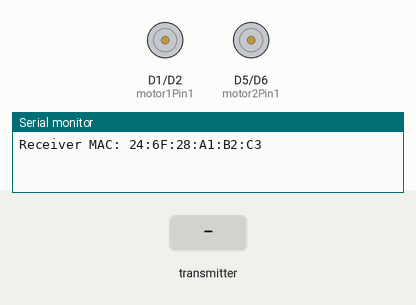
A sketch run on a simulated ESP8266 (NodeMCU). On the bench: motor-driver pin pairs drawn as motors (green arrow = first pin HIGH = forward, orange = second pin HIGH = backward, longer = more drive), the last lines printed to the serial monitor. Inputs (shaded band) come from the test bench.

Above: at 1.2 s.
1.3 s: the transmitter starts sending senderID = 1
At 2.2 s:
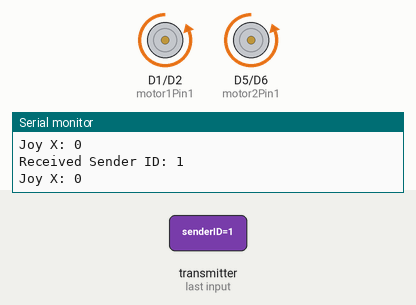
2.8 s: the transmitter starts sending joyX = 256
At 3.4 s:
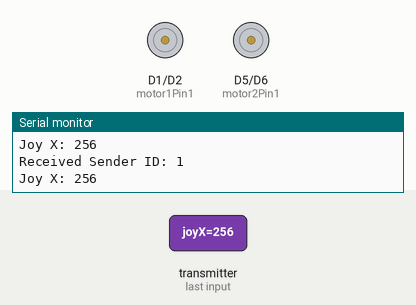
4.3 s: the transmitter starts sending joyX = 0
At 5.7 s:
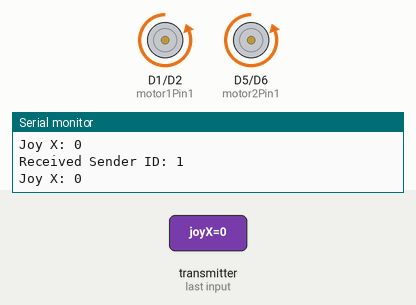
Timing chart, 0 to 7.3 s (numbered marks = the images above; inputs shaded):
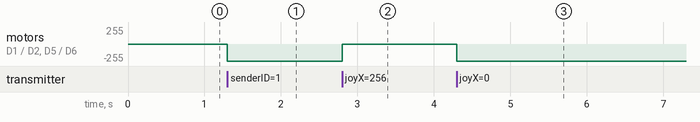

Measured:
- after the input at 1.3 s, motor on D1 (motor1Pin1) / D2 (motor1Pin2), motor on D5 (motor2Pin1) / D6 (motor2Pin2): stopped → backward 255/255 at once
- after the input at 2.8 s, motor on D1 (motor1Pin1) / D2 (motor1Pin2), motor on D5 (motor2Pin1) / D6 (motor2Pin2): backward 255/255 → stopped at once
- after the input at 4.3 s, motor on D1 (motor1Pin1) / D2 (motor1Pin2), motor on D5 (motor2Pin1) / D6 (motor2Pin2): stopped → backward 255/255 at once

The sketch:

Receiver_Code__ESP8266_Receiver_.ino
```cpp
#include <ESP8266WiFi.h>
#include <espnow.h>

// Structure to receive joystick data
typedef struct struct_message {
  int joyX;  // X-axis value
  int joyY;  // Y-axis value
  int senderID;  // ID to identify the transmitter
} struct_message;

// Create a struct_message called myData
struct_message myData;

// Motor control pins (update as per your wiring)
const int motor1Pin1 = D1;  // Motor 1 IN1
const int motor1Pin2 = D2;  // Motor 1 IN2
const int motor2Pin1 = D5;  // Motor 2 IN1
const int motor2Pin2 = D6;  // Motor 2 IN2

// Callback function that will be executed when data is received
void OnDataRecv(uint8_t *mac, uint8_t *incomingData, uint8_t len) {
  memcpy(&myData, incomingData, sizeof(myData));  // Copy incoming data to myData

  Serial.print("Received Sender ID: ");
  Serial.println(myData.senderID);

  // Handle X-axis data (from sender 1)
  if (myData.senderID == 1) {
    Serial.print("Joy X: ");
    Serial.println(myData.joyX);

    // If X is in range [400, 600], no movement
    if (myData.joyX == 1) {
      moveForward();
    } else if (myData.joyX == 0) {
      moveBackward();
    } else {
      stopMotors();  // No movement if X is in the middle range
    }
  }

  // Handle Y-axis data (from sender 2)
  if (myData.senderID == 2) {
    Serial.print("Joy Y: ");
    Serial.println(myData.joyY);

    // If Y is in range [400, 600], no turning
    if (myData.joyY == 1) {
      turnRight();
    } else if (myData.joyY == 0) {
      turnLeft();
    } else {
      stopMotors();  // No turning if Y is in the middle range
    }
  }
}

// Function to move the car forward
void moveForward() {
  digitalWrite(motor1Pin1, HIGH);
  digitalWrite(motor1Pin2, LOW);
  digitalWrite(motor2Pin1, HIGH);
  digitalWrite(motor2Pin2, LOW);
}

// Function to move the car backward
void moveBackward() {
  digitalWrite(motor1Pin1, LOW);
  digitalWrite(motor1Pin2, HIGH);
  digitalWrite(motor2Pin1, LOW);
  digitalWrite(motor2Pin2, HIGH);
}

// Function to stop the motors
void stopMotors() {
  digitalWrite(motor1Pin1, LOW);
  digitalWrite(motor1Pin2, LOW);
  digitalWrite(motor2Pin1, LOW);
  digitalWrite(motor2Pin2, LOW);
}

// Function to turn the car left
void turnLeft() {
  digitalWrite(motor1Pin1, LOW);
  digitalWrite(motor1Pin2, HIGH);
  digitalWrite(motor2Pin1, HIGH);
  digitalWrite(motor2Pin2, LOW);
}

// Function to turn the car right
void turnRight() {
  digitalWrite(motor1Pin1, HIGH);
  digitalWrite(motor1Pin2, LOW);
  digitalWrite(motor2Pin1, LOW);
  digitalWrite(motor2Pin2, HIGH);
}

void setup() {
  // Initialize Serial Monitor
  Serial.begin(115200);

  // Set device as Wi-Fi Station
  WiFi.mode(WIFI_STA);

  // Print MAC address for debugging
  Serial.print("Receiver MAC: ");
  Serial.println(WiFi.macAddress());

  // Init ESP-NOW
  if (esp_now_init() != 0) {
    Serial.println("Error initializing ESP-NOW");
    return;
  }

  // Set the role as slave (receiver)
  esp_now_set_self_role(ESP_NOW_ROLE_SLAVE);

  // Register callback to receive data
  esp_now_register_recv_cb(OnDataRecv);

  // Set motor control pins as outputs
  pinMode(motor1Pin1, OUTPUT);
  pinMode(motor1Pin2, OUTPUT);
  pinMode(motor2Pin1, OUTPUT);
  pinMode(motor2Pin2, OUTPUT);
}

void loop() {
  // No need to do anything in loop, as everything is handled in the callback
}
```
